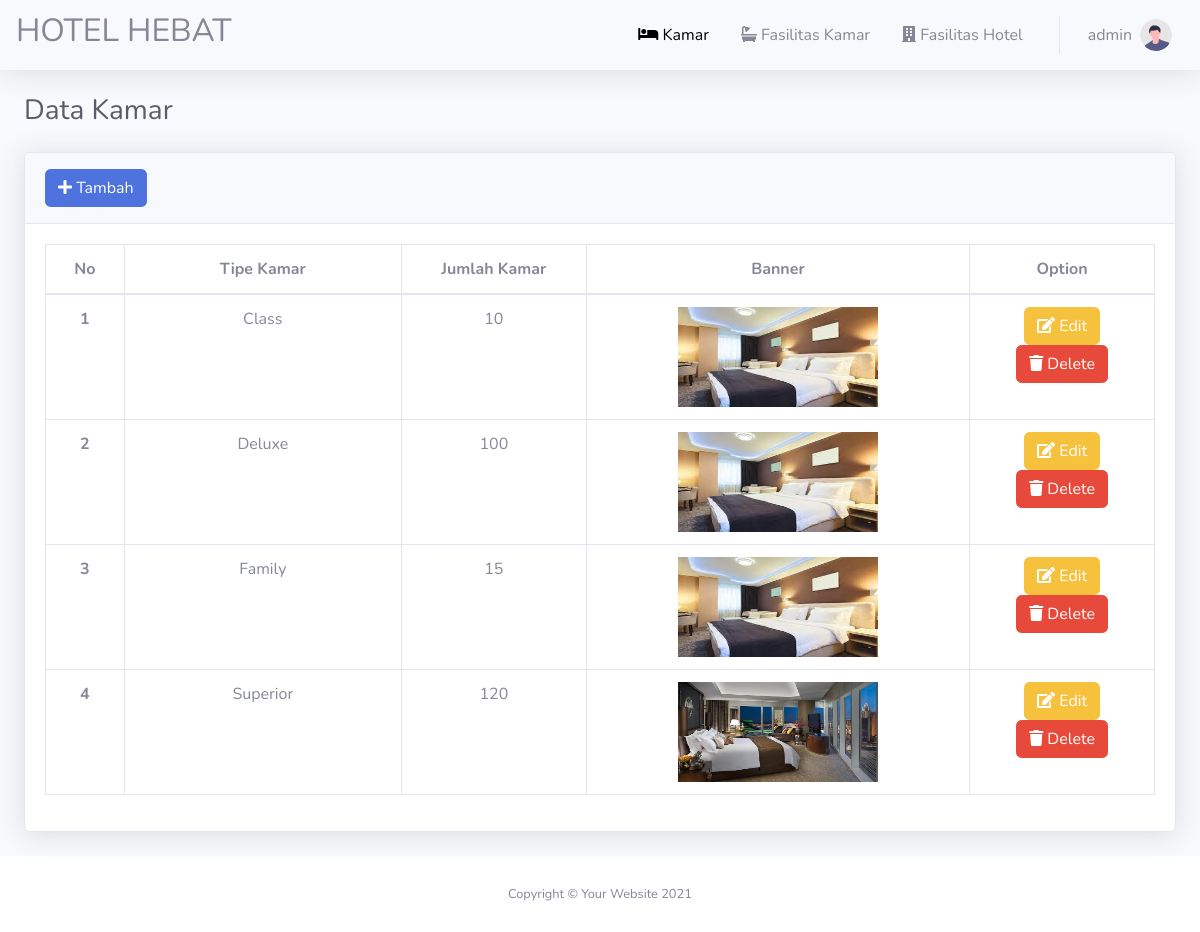
The page /admin/index.php (signed in) on the database its author committed.
### tables this page shows
CREATE TABLE `user` (
  `id` int(11) NOT NULL,
  `username` varchar(100) NOT NULL,
  `password` varchar(100) NOT NULL,
  `nama` varchar(100) NOT NULL,
  `email` varchar(100) NOT NULL,
  `no_telpon` varchar(20) NOT NULL,
  `level` varchar(50) NOT NULL
);

CREATE TABLE `kamar` (
  `id` int(11) NOT NULL,
  `tipe_kamar` varchar(100) NOT NULL,
  `jumlah_kamar` varchar(100) NOT NULL,
  `kamar_tersedia` varchar(100) NOT NULL,
  `banner` varchar(100) NOT NULL
);

### admin/index.php (the view, shortened to what this page needs)
<?php
require '../koneksi.php';
if (!isset($_SESSION['admin'])) {
    header('location:../login.php');
} else {
    $user = $_SESSION['admin'];
}
?>
<!DOCTYPE html>
<html lang="en">
<head>
    <?php include './heading.php'; ?>
</head>
<body id="page-top">
    <div id="wrapper">
        <div id="content-wrapper" class="d-flex flex-column">
            <div id="content">
                <nav class="navbar navbar-expand navbar-light bg-none topbar mb-4 static-top shadow">
                    <h2>HOTEL HEBAT</h3>
                        <ul class="navbar-nav ml-auto">
                            <li class="nav-item">
                                <a class="nav-link" href="./index.php" id="userDropdown" aria-haspopup="true" aria-expanded="false">
                                    <span class="mr-2 d-none d-lg-inline text-gray-600 active"><i class="fas fa-bed"></i> Kamar</span>
                                </a>
                            </li>
                            <li class="nav-item">
                                <a class="nav-link" href="./fasilitas-kamar.php" id="userDropdown" aria-haspopup="true" aria-expanded="false">
                                    <span class="mr-2 d-none d-lg-inline text-gray-600"><i class="fas fa-bath"></i> Fasilitas Kamar</span>
                                </a>
                            </li>
                            <li class="nav-item">
                                <a class="nav-link" href="./fasilitas-hotel.php" id="userDropdown" aria-haspopup="true" aria-expanded="false">
                                    <span class="mr-2 d-sm-none d-lg-inline text-gray-600"><i class="fas fa-building"></i> Fasilitas Hotel</span>
                                </a>
                            </li>
                            <?php
                            if ($user == "") {
                            ?>
                                <li class="nav-item my-auto">
                                    <a href="" class="btn">Daftar</a>
                                    <a href="../login.php" class="btn btn-success">Masuk</a>
                                </li>
                            <?php
                            } elseif ($user != "") {
                                $sql = mysqli_query($conn, "SELECT * FROM user WHERE username = '$user' ");
                                $data = mysqli_fetch_assoc($sql);
                            ?>
                                <li class="nav-item dropdown no-arrow">
                                    <a class="nav-link dropdown-toggle" href="#" id="userDropdown" role="button" data-toggle="dropdown" aria-haspopup="true" aria-expanded="false">
                                        <span class="mr-2 d-none d-lg-inline text-gray-600">
                                            <?= $data['username'] ?>
                                        </span>
                                        <img class="img-profile rounded-circle d-none d-lg-inline" src="../layout/img/undraw_profile.svg">
                                    </a>
                                </li>
                            <?php
                            }
                            ?>
                        </ul>
                </nav>
                <div class="container-fluid" style="min-height: 450px;">
                    <h1 class="h3 mb-4 text-gray-800">Data Kamar</h1>
                    <div class="card shadow mb-4">
                        <div class="card-header py-3">
                            <a href="./create.php?cek=kamar" class="btn btn-primary"><i class="fas fa-plus"></i> Tambah</a>
                        </div>
                        <div class="card-body">
                            <div class="table-responsive">
                                <table class="table table-bordered text-center" id="dataTable" width="100%" cellspacing="0">
                                    <thead class="">
                                        <tr>
                                            <th>No</th>
                                            <th>Tipe Kamar</th>
                                            <th>Jumlah Kamar</th>
                                            <th>Banner</th>
                                            <th>Option</th>
                                        </tr>
                                    </thead>
                                    <tbody class="">
                                        <?php
                                        $no = 0;
                                        $sql = mysqli_query($conn, "SELECT * FROM kamar ORDER BY tipe_kamar ASC");
                                        while ($data = mysqli_fetch_assoc($sql)) {
                                            $no++;
                                        ?>
                                            <tr class="col">
                                                <th scope="row"><?= $no ?></th>
                                                <td class="col-3"><?= $data['tipe_kamar'] ?></td>
                                                <td class="col-2"><?= $data['jumlah_kamar'] ?></td>
                                                <td><img src="./gambar/<?= $data['banner'] ?>" alt="banner" width="200px" height="100px"></td>
                                                <td class="col-2">
                                                    <a href="./edit.php?cek=kamar&id=<?= $data['id'] ?>" class="btn btn-warning"><i class="fas fa-edit"></i> Edit</a>
                                                    <a href="./delete.php?cek=kamar&id=<?= $data['id'] ?>" class="btn btn-danger"><i class="fas fa-trash"></i> Delete</a>
                                                </td>
                                            </tr>
                                        <?php
                                        }
                                        ?>
                                    </tbody>
                                </table>
                            </div>
                        </div>
                    </div>
                </div>
            </div>
            <footer class="sticky-footer bg-white">
                <div class="container my-auto">
                    <div class="copyright text-center my-auto">
                        <span>Copyright &copy; Your Website 2021</span>
                    </div>
                </div>
            </footer>
        </div>
    </div>
</body>
</html>

### style/main.css (style rules this page uses)
.active { color: black !important; }

### rows shown on the page
user: username "admin"
kamar: tipe_kamar "Class", jumlah_kamar "10", banner (picture)
kamar: tipe_kamar "Deluxe", jumlah_kamar "100", banner (picture)
kamar: tipe_kamar "Family", jumlah_kamar "15", banner (picture)
kamar: tipe_kamar "Superior", jumlah_kamar "120", banner (picture)
